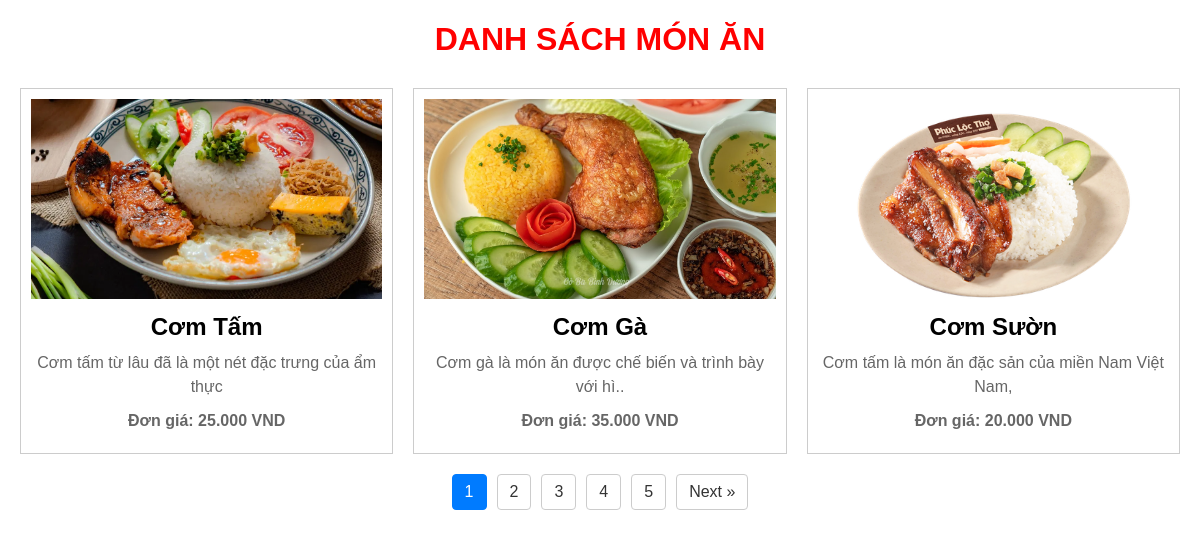
Page /C3/Bai10_2.php on the committed database.
### tables this page shows
CREATE TABLE `mon_an` (
  `ma_mon` int(11) NOT NULL,
  `ma_loai` int(11) NOT NULL,
  `ten_mon` varchar(100) NOT NULL,
  `noi_dung_tom_tat` varchar(200) NOT NULL,
  `noi_dung_chi_tiet` varchar(500) NOT NULL,
  `don_gia` double NOT NULL,
  `don_gia_khuyen_mai` double NOT NULL,
  `khuyen_mai` varchar(200) NOT NULL DEFAULT 'Nước ngọt, khăn lạnh',
  `hinh` varchar(100) NOT NULL,
  `ngay_cap_nhat` date NOT NULL,
  `dvt` varchar(50) NOT NULL DEFAULT 'Đĩa',
  `trong_ngay` tinyint(1) NOT NULL
);

### C3/Bai10_2.php (the view, shortened to what this page needs)
<?php
$dbname = "ql_nha_hang";
$driver = "mysql:host=localhost;dbname=$dbname";
$username = "root";
$password = "";
try {
    $pdo = new PDO($driver, $username, $password);
    $items_per_page = 3;
    $current_page = isset($_GET['page']) ? (int) $_GET['page'] : 1;
    $offset = ($current_page - 1) * $items_per_page;
    $total_stmt = $pdo->query("SELECT COUNT(*) FROM mon_an");
    $total_items = $total_stmt->fetchColumn();
    $total_pages = ceil($total_items / $items_per_page);
    $stmt = $pdo->prepare("SELECT ten_mon, noi_dung_tom_tat, don_gia, hinh FROM mon_an LIMIT ? OFFSET ?");
    $stmt->bindValue(1, $items_per_page, PDO::PARAM_INT);
    $stmt->bindValue(2, $offset, PDO::PARAM_INT);
    $stmt->execute();
    $dishes = $stmt->fetchAll(PDO::FETCH_ASSOC);
} catch (PDOException $e) {
    echo "Connection failed: " . $e->getMessage();
}
?>
<!DOCTYPE html>
<html lang="en">
<head>
</head>
<body>
    <div class="menu-container">
        <h1>DANH SÁCH MÓN ĂN</h1>
        <div class="menu-grid">
            <?php foreach ($dishes as $dish): ?>
                <div class="menu-item">
                    <img src="images/mon_an/<?php echo $dish['hinh']; ?>" alt="<?php echo $dish['ten_mon']; ?>">
                    <div class="menu-info">
                        <h2><?php echo $dish['ten_mon']; ?></h2>
                        <p><?php echo $dish['noi_dung_tom_tat']; ?></p>
                        <p class="price">Đơn giá: <?php echo number_format($dish['don_gia'], 0, ',', '.'); ?> VND</p>
                    </div>
                </div>
            <?php endforeach; ?>
        </div>
        <div class="pagination">
            <?php if ($total_pages > 1): ?>
                <?php for ($i = 1; $i <= $total_pages; $i++): ?>
                    <a href="?page=<?php echo $i; ?>" class="<?php echo $i === $current_page ? 'active' : ''; ?>">
                        <?php echo $i; ?>
                    </a>
                <?php endfor; ?>
                <?php if ($current_page < $total_pages): ?>
                    <a href="?page=<?php echo ($current_page + 1); ?>">Next &raquo;</a>
                <?php endif; ?>
            <?php endif; ?>
        </div>
    </div>
</body>
</html>

### C3/Bai10_2.php (style rules this page uses)
body { font-family: Arial, sans-serif; margin: 20px; }
h1 { color: red; text-align: center; margin-bottom: 30px; }
.menu-container { max-width: 1200px; margin: 0 auto; }
.menu-grid { display: grid; grid-template-columns: repeat(3, 1fr); gap: 20px; }
.menu-item { border: 1px solid #ccc; padding: 10px; text-align: center; }
.menu-item img { width: 100%; height: 200px; object-fit: cover; margin-bottom: 10px; }
.menu-info { flex: 1; }
.menu-info h2 { color: #000; margin: 0 0 10px 0; }
.menu-info p { color: #666; margin: 0 0 10px 0; line-height: 1.5; }
.price { font-weight: bold; color: #000; }
.pagination { display: flex; justify-content: center; gap: 10px; margin-top: 20px; }
.pagination a { padding: 8px 12px; border: 1px solid #ccc; text-decoration: none; color: #333; border-radius: 4px; }
.pagination .active { background-color: #007bff; color: white; border-color: #007bff; }

### rows in the picture
mon_an: hinh (picture), ten_mon "Cơm Tấm", noi_dung_tom_tat "Cơm tấm từ lâu đã là một nét đặc trưng của ẩm thực", don_gia "25.000"
mon_an: hinh (picture), ten_mon "Cơm Gà", noi_dung_tom_tat "Cơm gà là món ăn được chế biến và trình bày với hì..", don_gia "35.000"
mon_an: hinh (picture), ten_mon "Cơm Sườn", noi_dung_tom_tat "Cơm tấm là món ăn đặc sản của miền Nam Việt Nam,", don_gia "20.000"
